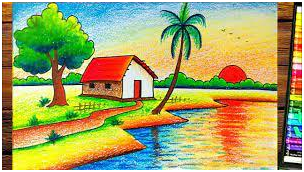
#> input picture exp 2.png, 304 x 172 px, found by its file name
$ python 'exp 2.py'
#> lines starting #> are read from the running program, lines starting #| are printed output that depends on the picture
import cv2
from matplotlib import pyplot as plt

# Step 1: Read the image
image_path = 'D:\computer vision lab\exp 2.png'  # Make sure this is the correct file name and path
image = cv2.imread(image_path)
#> image is the input picture: shape (172, 304, 3); mean B, G, R 101.7, 165.4, 164

# Debug check
if image is None:
    print(f"Error: Unable to load image at path '{image_path}'. Please check the file name or location.")
else:
    # Step 2: Apply Gaussian Blur
    blurred_image = cv2.GaussianBlur(image, (11, 11), 0)  # (11,11) = kernel size
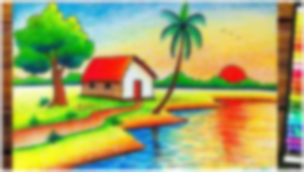
#> blurred_image: shape (172, 304, 3); mean B, G, R 101.2, 164.9, 163.5

    # Step 3: Display original and blurred images
    plt.figure(figsize=(10, 5))

    plt.subplot(1, 2, 1)
    plt.title("Original Image")
    plt.imshow(cv2.cvtColor(image, cv2.COLOR_BGR2RGB))
    plt.axis("off")

    plt.subplot(1, 2, 2)
    plt.title("Blurred Image (Gaussian Blur)")
    plt.imshow(cv2.cvtColor(blurred_image, cv2.COLOR_BGR2RGB))
    plt.axis("off")

    plt.tight_layout()
    plt.show()
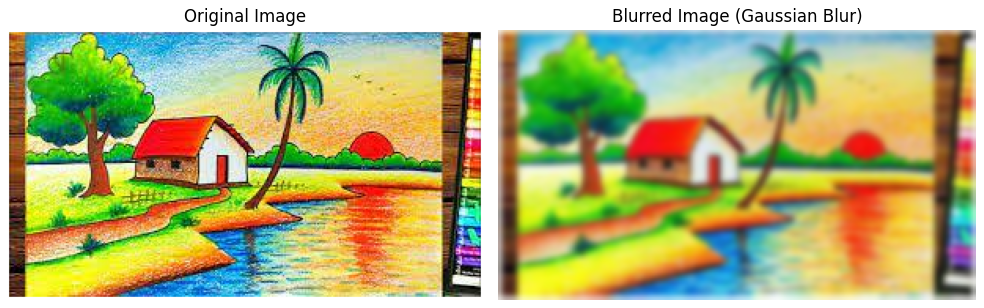
#> figure drawn by matplotlib, 2 panels

$ run again, with exp 1.png copied over exp 2.png
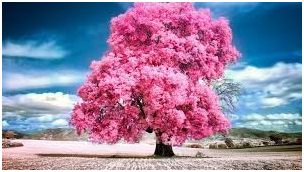
#> input picture exp 1.png, 304 x 172 px, found by its file name
#> image is the input picture: shape (172, 304, 3); mean B, G, R 161.1, 131, 147.9
#> `blurred_image = cv2.GaussianBlur(image, (11, 11), 0)`:
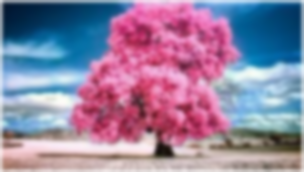
#> blurred_image: shape (172, 304, 3); mean B, G, R 160.7, 130.5, 147.4
#> `plt.show()`:
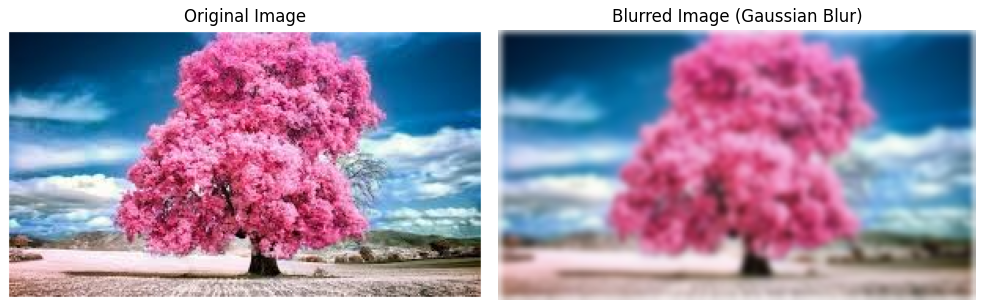
#> figure drawn by matplotlib, 2 panels

$ run again, with exp 18.png copied over exp 2.png
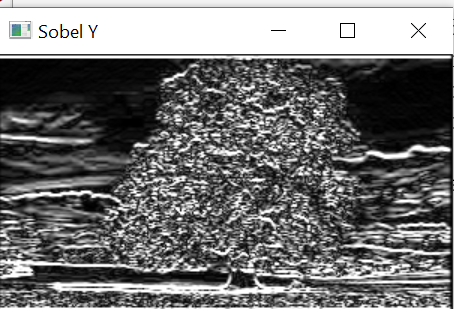
#> input picture exp 18.png, 454 x 309 px, found by its file name
#> image is the input picture: shape (309, 454, 3); mean B, G, R 113.9, 113.9, 113.9
#> `blurred_image = cv2.GaussianBlur(image, (11, 11), 0)`:
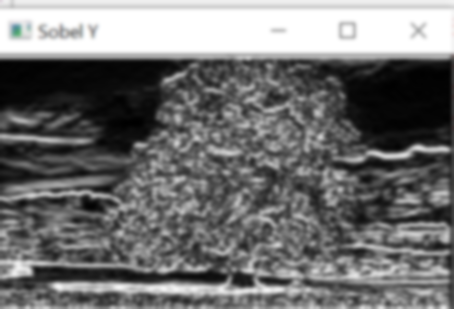
#> blurred_image: shape (309, 454, 3); mean B, G, R 113.7, 113.7, 113.6
#> `plt.show()`:
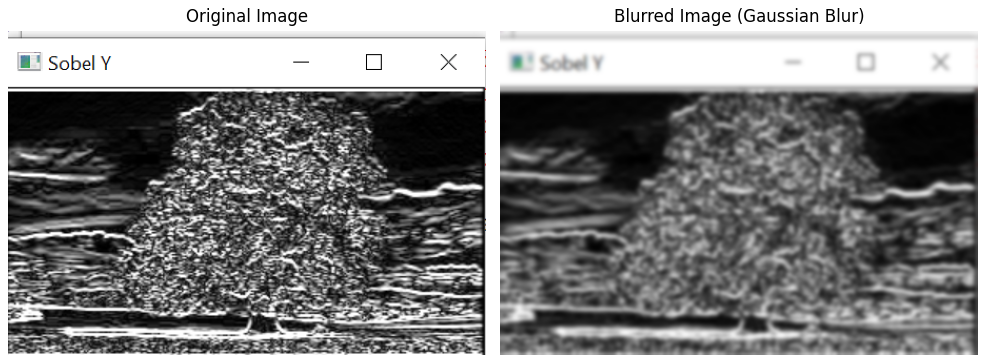
#> figure drawn by matplotlib, 2 panels

$ run again, with exp 3.png copied over exp 2.png
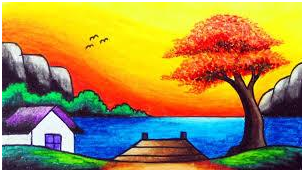
#> input picture exp 3.png, 304 x 172 px, found by its file name
#> image is the input picture: shape (172, 304, 3); mean B, G, R 78.6, 142.9, 165.3
#> `blurred_image = cv2.GaussianBlur(image, (11, 11), 0)`:
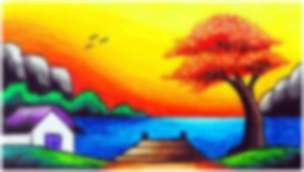
#> blurred_image: shape (172, 304, 3); mean B, G, R 77.9, 142.5, 164.9
#> `plt.show()`:
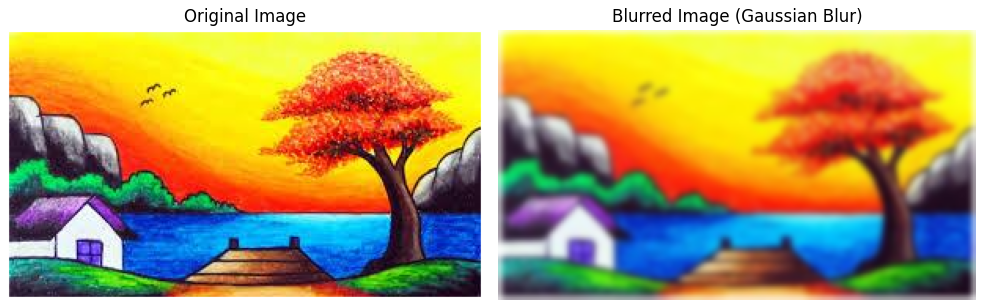
#> figure drawn by matplotlib, 2 panels
